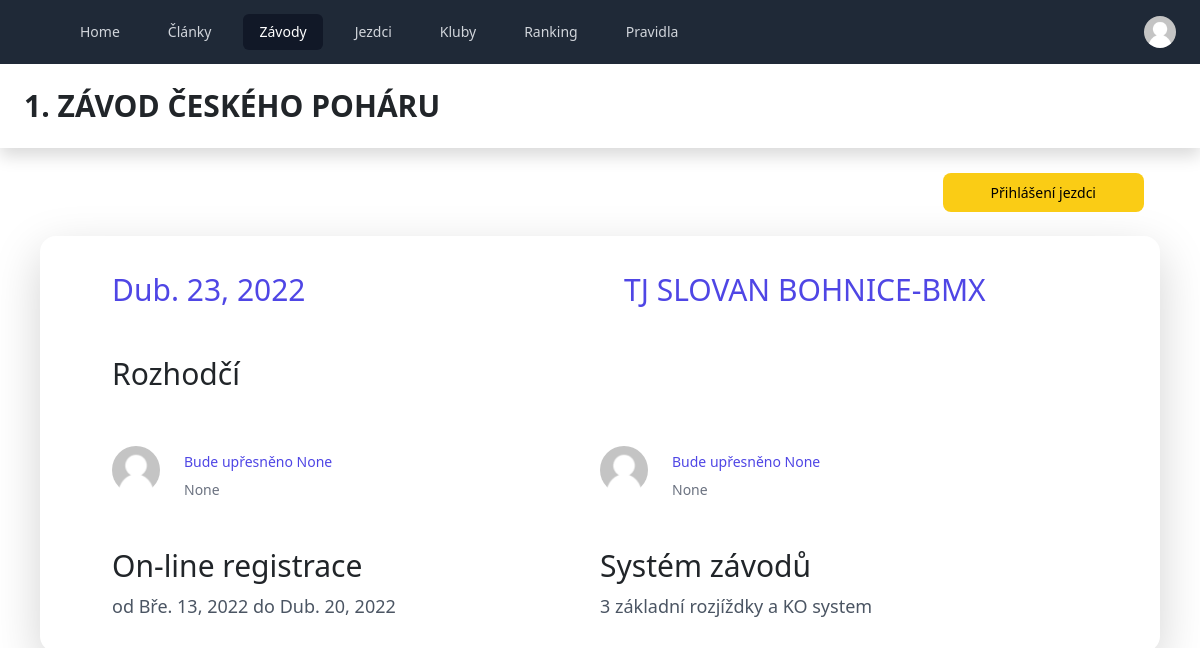
The app's page /event/66 with its own data.
### event/models.py (models this page shows, shortened)
class Event(models.Model):
    EVENT_TYPE = (('Mistrovství ČR jednotlivců', 'Mistrovství ČR jednotlivců'),
                  ('Mistrovství ČR družstev', 'Mistrovství ČR družstev'), ('Český pohár', 'Český pohár'),
                  ('Česká liga', 'Česká liga'),
                  ('Moravská liga', 'Moravská liga'), ('Volný závod', 'Volný závod'),
                  ('Evropský pohár', 'Evropský pohár'),
                  ('Mistrovství Evropy', 'Mistrovství Evropy'),
                  ('Mistrovství světa', 'Mistrovství světa'),
                  ('Nebodovaný závod', 'Nebodovaný závod'),)
    RACE_SYSTEM = (('3 základní rozjíždky a KO system', '3 základní rozjíždky a KO system'), ('5 základních rozjíždek a KO system', '5 základních rozjíždek a KO system'))
    name = models.CharField(max_length=255, blank=False)
    date = models.DateField(null=True, blank=True)
    double_race = models.BooleanField(default=False)
    organizer = models.ForeignKey(Club, related_name='club', null=True, on_delete=models.SET_NULL)
    type_for_ranking = models.CharField(max_length=100, choices=EVENT_TYPE, default="Volný závod")
    classes_and_fees_like = models.ForeignKey(EntryClasses,  default = 6, on_delete=models.SET_DEFAULT, blank=True)
    is_uci_race = models.BooleanField(default=False)
    pcp = models.ForeignKey(Commissar, related_name="PCP", on_delete=models.SET_NULL, blank=True, null=True)
    pcp_assist = models.ForeignKey(Commissar, related_name="PCP_asist", on_delete=models.SET_NULL, blank=True, null=True)
    director = models.CharField(max_length=255, null=True, blank=True)
    reg_open_from = models.DateField(default='2021-04-01')
    reg_open_to = models.DateField(default='2021-12-31')
    reg_open = models.BooleanField(default=True)
    system = models.CharField(choices=RACE_SYSTEM, default='3 základní rozjíždky a KO system', max_length=100, blank=True, null=True)
    commission_fee = models.IntegerField(default=0)
    proposition_path = models.FileField(upload_to='static/propositions', null = True, blank = True)
    proposition_created = models.DateTimeField(auto_now_add=True, null=True, blank=True)
    bem_entries = models.FileField(upload_to='static/bem_entries', null = True, blank = True)
    bem_entries_created = models.DateTimeField(auto_now_add=True, null=True, blank=True)
    bem_riders_list = models.FileField(upload_to='static/bem_riders', null = True, blank = True)
    bem_riders_created = models.DateTimeField(auto_now_add=True, null=True, blank=True)
    bem_backup_path = models.FileField(upload_to='static/bem_backup', null = True, blank = True)
    bem_backup_uploaded = models.DateTimeField(auto_now_add=True, null=True, blank=True)
    full_results_path = models.FileField(upload_to='static/full_results', null = True, blank = True)
    full_results_uploaded = models.DateTimeField(auto_now_add=True, null=True, blank=True)
    fast_riders_path = models.FileField(upload_to='static/full_results', null = True, blank = True)
    fast_riders_uploaded = models.DateTimeField(auto_now_add=True, null=True, blank=True)
    xml_results = models.FileField(upload_to='static/results', null=True, blank=True)
    xml_results_uploaded = models.DateTimeField(auto_now_add=True, null=True, blank=True)
    created = models.DateField(auto_now_add=True, null=True)
    updated = models.DateField(auto_now=True, null=True, blank=True)
    canceled = models.BooleanField(default=False)
    class Meta:
        verbose_name = "Závod"
        verbose_name_plural = 'Závody'
        ordering = ['-date',]

### club/models.py (models this page shows, shortened)
class Club(models.Model):
    REGION = (('hlavní město Praha', 'hlavní město Praha'), ('Středočeský kraj', 'Středočeský kraj'), ('Jihočeský kraj', 'Jihočeský kraj'), ('Plzeňský kraj', 'Plzeňský kraj'), ('Ústecký kraj', 'Ústecký kraj'), ('Liberecký kraj', 'Liberecký kraj'),
              ('Královéhradecký kraj', 'Královéhradecký kraj'), ('Pardubický kraj', 'Pardubický kraj'), ('Kraj Vysočina', 'Kraj Vysočina'), ('Jihomoravský kraj', 'Jihomoravský kraj'), ('Olomoucký kraj', 'Olomoucký kraj'), ('Zlínský kraj', 'Zlínský kraj'), ('Moravskoslezský kraj', 'Moravskoslezský kraj'))
    team_name = models.CharField(max_length=255, blank=False, default="")
    club_name = models.CharField(max_length=255, blank=True, null=True)
    ico = models.CharField(max_length=8, blank=True)
    street = models.CharField(max_length=100, blank=True)
    city = models.CharField(max_length=100, blank=True)
    zip_code = models.CharField(max_length=10, blank=True)
    region = models.CharField(
        max_length=50, choices=REGION, default='hlavní město Praha')
    web = models.URLField(max_length=255, blank=True)
    facebook = models.URLField(max_length=255, blank=True)
    instagram = models.URLField(max_length=255, blank=True)
    contact_person = models.CharField(max_length=255, blank=True)
    contact_email = models.CharField(max_length=255, blank=True)
    contact_phone = models.CharField(max_length=255, blank=True)
    bank_account = models.CharField(max_length=100, blank=True)
    is_active = models.BooleanField(default=True)
    have_track = models.BooleanField(default=False)
    track_id = models.CharField(max_length=255, blank=True)
    mapy_cz_svg = models.CharField(max_length = 50000, null = True, blank=True)
    created = models.DateTimeField(auto_now_add= True, blank=True, null=True)
    updated = models.DateTimeField(auto_now=True, blank=True, null=True)
    def __str__(self):
        return self.team_name
    class Meta:
        verbose_name_plural = 'Kluby'
        ordering = ['team_name']

### commissar/models.py (models this page shows)
class Commissar (models.Model):
    LEVEL = (('UCI rozhodčí', 'UCI rozhodčí'), ('Elite National Commissar', 'Elite National Commissar'), ('Národní rozhodčí', 'Národní rozhodčí'), ('',''))
    first_name = models.CharField(max_length=200, null=True, blank=True)
    last_name = models.CharField(max_length=200)
    photo = models.ImageField(
        upload_to='static/images/commissar/', blank=True, null=True, default='static/images/users/blank-avatar-200x200.jpg')
    level = models.CharField(max_length=100, choices=LEVEL, default="Národní rozhodčí", null=True, blank=True)
    class Meta:
        verbose_name = "Rozhodčí"
        verbose_name_plural = 'Rozhodčí'
    def __str__(self):
        return (f"{self.last_name} {self.first_name}")

### event/views.py (the view, shortened to what this page needs)
# urls.py: path('<int:pk>', views.EventDetailViews, name='event-detail'),
def EventDetailViews(request, pk):
    event = get_object_or_404(Event, pk=pk)
    categories = Categories.get_categories(pk)
    print(categories)
    riders=""
    select_category=""
    alert = False
    riders_sum = 0
    reg_open = is_registration_open(pk)
    data = {'event': event, 'categories':categories, 'riders': riders, 'alert': alert, 'select_category': select_category, 'riders_sum': riders_sum, 'reg_open': reg_open}
    return render(request, 'event/event-detail.html', data)

### event/func.py (called while the page is built)
def is_registration_open(event_id):
    event = Event.objects.get(id=event_id)
    this_date = date.today()
    if event.xml_results:
        return False
    if not event.reg_open:
        return False
    if (this_date >= event.reg_open_from) and (this_date <= event.reg_open_to):
        return True
    return False

### event/templates/event/event-detail.html (shortened to what this page needs)
{% extends 'base.html' %} {% block title %} Detail závodu {% endblock title %}
{% block content %}
<header class="bg-white shadow">
    <div class="max-w-7xl mx-auto py-6 px-4 sm:px-6 lg:px-8">
        <h1 class="text-3xl font-bold text-header">{{event.name | upper}}</h1>
    </div>
</header>
<div class="mx-10 mt-6">
    <div class="flex flex-row-reverse ">
        <div class="p-2 "><a href="{% url 'event:entry-riders' event.id %}" class="focus:outline-none text-black bg-yellow-400 hover:bg-yellow-500 focus:ring-4 focus:ring-yellow-300 font-medium rounded-lg text-sm px-5 py-2.5 mr-2 mb-2 dark:focus:ring-yellow-900"
            tabindex="-1" role="button" aria-disabled="true">Přihlášení jezdci</a></div>
    </div>
    <div class="shadow-lg rounded-2xl px-12 pb-2">
        <div class="flex flex-row mt-4 py-4 bg-white overflow-hidden sm:rounded-md">
            <p class="text-3xl px-4 sm:px-6 lg:px-8 text-indigo-600 dark:dark--text basis-1/2">{{event.date}}</p>
            <p class="text-3xl px-4 sm:px-6 lg:px-8 text-indigo-600 dark:dark--text basis-1/2">{{event.organizer|upper}}</p>
        </div>
        <div class="mt-4 px-4 sm:px-6 lg:px-8 text-3xl dark:dark--text">Rozhodčí</div>
        <div class="mt-4 bg-white overflow-hidden sm:rounded-md">
            <ul role="list" class="divide-y divide-gray-200">
                <li>
                    <a href="#" class="block hover:bg-gray-50">
                        <div class="flex items-center px-4 py-4 sm:px-6">
                            <div class="min-w-0 flex-1 flex items-center">
                                <div class="flex-shrink-0">
                                    <img class="h-12 w-12 rounded-full"
                                        src="{{event.pcp.photo.url}}"
                                        alt="">
                                </div>
                                <div class="min-w-0 flex-1 px-4 md:grid md:grid-cols-2 md:gap-4">
                                    <div>
                                        <p class="text-sm font-medium text-indigo-600 truncate">{{event.pcp}}</p>
                                        <p class="mt-2 flex items-center text-sm text-gray-500">
                                            <span class="truncate">{{event.pcp.level}}</span>
                                        </p>
                                    </div>
                                </div>
                                <div class="flex-shrink-0">
                                    <img class="h-12 w-12 rounded-full"
                                        src="{{event.pcp_assist.photo.url}}"
                                        alt="">
                                </div>
                                <div class="min-w-0 flex-1 px-4 md:grid md:grid-cols-2 md:gap-4">
                                    <div>
                                        <p class="text-sm font-medium text-indigo-600 truncate">{{event.pcp_assist}}</p>
                                        <p class="mt-2 flex items-center text-sm text-gray-500">
                                            <span class="truncate">{{event.pcp_assist.level}}</span>
                                        </p>
                                    </div>
                                </div>
                            </div>
                        </div>
                    </a>
                </li>
            </ul>
        </div>
        <div class="flex flex-row mb-4">
            <div class="basis-1/2">
                <div class="mt-4 px-4 sm:px-6 lg:px-8 text-3xl dark:dark--text ">On-line registrace</div>
                {% if not event.results_uploaded and not event.canceled %}
                <div class="bg-white overflow-hidden sm:rounded-md mt-2">
                    <div class="text-lg px-4 sm:px-6 lg:px-8 text-gray-600 dark:dark--text basis-1/2">od {{event.reg_open_from}} do
                        {{event.reg_open_to}}</div>
                </div>
                {% else %}
                <div class="text-lg px-4 sm:px-6 lg:px-8 text-gray-600 dark:dark--text basis-1/2">Registrace nebyla otevřena nebo už byla
                    ukončena</div>
                {% endif %}
            </div>
            <div class="basis-1/2">
                <div class="mt-4 text-3xl dark:dark--text ">Systém závodů</div>
                <div class="bg-white overflow-hidden sm:rounded-md mt-2">
                    <div class="text-lg text-gray-600 dark:dark--text">{{event.system}}</div>
                </div>
            </div>
        </div>
    </div>
</div>
{% endblock content %}

### static/css/main.css (style rules this page uses)
html { margin-top: 4rem; }

### static/css/styles.css (style rules this page uses)
html { line-height: 1.5; -webkit-text-size-adjust: 100%; -moz-tab-size: 4; -o-tab-size: 4; tab-size: 4; font-family: ui-sans-serif, system-ui, -apple-system, BlinkMacSystemFont, "Segoe UI", Roboto, "Helvetica Neue", Arial, "Noto Sans", sans-serif, "Apple Color Emoji", "Segoe UI Emoji", "Segoe UI Symbol", "Noto Color Emoji"; }
body { margin: 0; line-height: inherit; }
h1, h2, h3, h4, h5, h6 { font-size: inherit; font-weight: inherit; }
a { color: inherit; text-decoration: inherit; }
blockquote, dl, dd, h1, h2, h3, h4, h5, h6, hr, figure, p, pre { margin: 0; }
ol, ul, menu { list-style: none; margin: 0; padding: 0; }
button, [role="button"] { cursor: pointer; }
img, svg, video, canvas, audio, iframe, embed, object { display: block; vertical-align: middle; }
img, video { max-width: 100%; height: auto; }
p { margin-top: 0.75rem; }
.mx-auto { margin-left: auto; margin-right: auto; }
.mx-10 { margin-left: 2.5rem; margin-right: 2.5rem; }
.mb-2 { margin-bottom: 0.5rem; }
.mt-2 { margin-top: 0.5rem; }
.mt-6 { margin-top: 1.5rem; }
.mt-4 { margin-top: 1rem; }
.mb-4 { margin-bottom: 1rem; }
.mr-2 { margin-right: 0.5rem; }
.block { display: block; }
.flex { display: flex; }
.h-12 { height: 3rem; }
.w-12 { width: 3rem; }
.min-w-0 { min-width: 0px; }
.max-w-7xl { max-width: 80rem; }
.flex-1 { flex: 1 1 0%; }
.flex-shrink-0 { flex-shrink: 0; }
.basis-1\/2 { flex-basis: 50%; }
.flex-row { flex-direction: row; }
.flex-row-reverse { flex-direction: row-reverse; }
.items-center { align-items: center; }
.overflow-hidden { overflow: hidden; }
.truncate { overflow: hidden; text-overflow: ellipsis; white-space: nowrap; }
.rounded-lg { border-radius: 0.5rem; }
.rounded-full { border-radius: 9999px; }
.rounded-2xl { border-radius: 1rem; }
.bg-white { --tw-bg-opacity: 1; background-color: rgb(255 255 255 / var(--tw-bg-opacity)); }
.bg-yellow-400 { --tw-bg-opacity: 1; background-color: rgb(250 204 21 / var(--tw-bg-opacity)); }
.p-2 { padding: 0.5rem; }
.px-4 { padding-left: 1rem; padding-right: 1rem; }
.py-6 { padding-top: 1.5rem; padding-bottom: 1.5rem; }
.px-5 { padding-left: 1.25rem; padding-right: 1.25rem; }
.py-4 { padding-top: 1rem; padding-bottom: 1rem; }
.py-2\.5 { padding-top: 0.625rem; padding-bottom: 0.625rem; }
.px-12 { padding-left: 3rem; padding-right: 3rem; }
.pb-2 { padding-bottom: 0.5rem; }
.text-sm { font-size: 0.875rem; line-height: 1.25rem; }
.text-3xl { font-size: 1.875rem; line-height: 2.25rem; }
.text-lg { font-size: 1.125rem; line-height: 1.75rem; }
.font-medium { font-weight: 500; }
.font-bold { font-weight: 700; }
.text-indigo-600 { --tw-text-opacity: 1; color: rgb(79 70 229 / var(--tw-text-opacity)); }
.text-gray-500 { --tw-text-opacity: 1; color: rgb(107 114 128 / var(--tw-text-opacity)); }
.text-gray-600 { --tw-text-opacity: 1; color: rgb(75 85 99 / var(--tw-text-opacity)); }
.text-black { --tw-text-opacity: 1; color: rgb(0 0 0 / var(--tw-text-opacity)); }
.shadow-lg { --tw-shadow: 0 10px 15px -3px rgb(0 0 0 / 0.1), 0 4px 6px -4px rgb(0 0 0 / 0.1); --tw-shadow-colored: 0 10px 15px -3px var(--tw-shadow-color), 0 4px 6px -4px var(--tw-shadow-color); box-shadow: var(--tw-ring-offset-shadow, 0 0 #0000), var(--tw-ring-shadow, 0 0 #0000), var(--tw-shadow); }
.shadow { --tw-shadow: 0 1px 3px 0 rgb(0 0 0 / 0.1), 0 1px 2px -1px rgb(0 0 0 / 0.1); --tw-shadow-colored: 0 1px 3px 0 var(--tw-shadow-color), 0 1px 2px -1px var(--tw-shadow-color); box-shadow: var(--tw-ring-offset-shadow, 0 0 #0000), var(--tw-ring-shadow, 0 0 #0000), var(--tw-shadow); }
@media (min-width: 640px) { .sm\:rounded-md { border-radius: 0.375rem; } }
@media (min-width: 640px) { .sm\:px-6 { padding-left: 1.5rem; padding-right: 1.5rem; } }
@media (min-width: 768px) { .md\:grid { display: grid; } }
@media (min-width: 768px) { .md\:grid-cols-2 { grid-template-columns: repeat(2, minmax(0, 1fr)); } }
@media (min-width: 768px) { .md\:gap-4 { gap: 1rem; } }
@media (min-width: 1024px) { .lg\:px-8 { padding-left: 2rem; padding-right: 2rem; } }

### records on screen
Event: name "1. ZÁVOD ČESKÉHO POHÁRU", date "Dub. 23, 2022", organizer "TJ SLOVAN BOHNICE-BMX", pcp.photo (placeholder picture), pcp "Bude upřesněno None", pcp.level "None", pcp_assist.photo (placeholder picture), pcp_assist "Bude upřesněno None", pcp_assist.level "None", reg_open_from "Bře. 13, 2022", reg_open_to "Dub. 20, 2022", system "3 základní rozjíždky a KO system"
